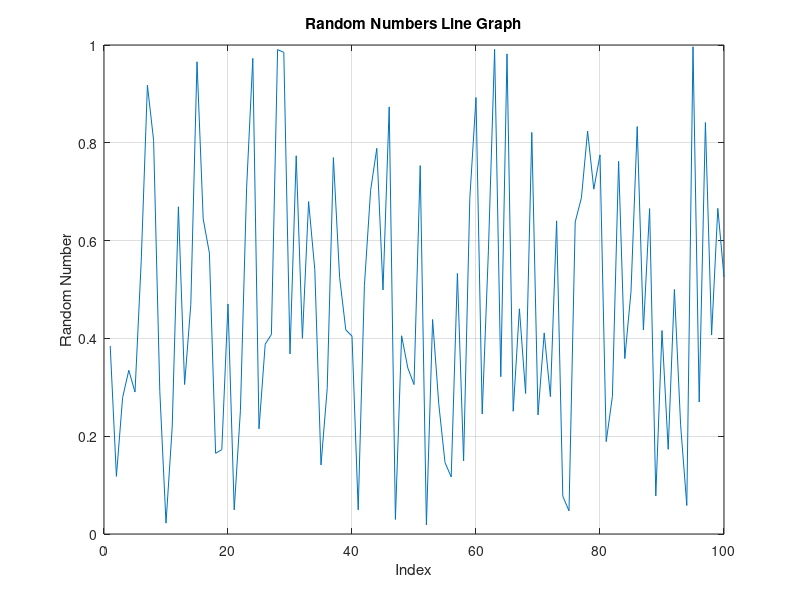

Reproduce this figure in MATLAB.
% Number of random numbers
n = 100;

% Generate random numbers
random_numbers = rand(1, n);

% Plot the random numbers
figure;
plot(random_numbers);
title('Random Numbers Line Graph');
xlabel('Index');
ylabel('Random Number');
grid on;
